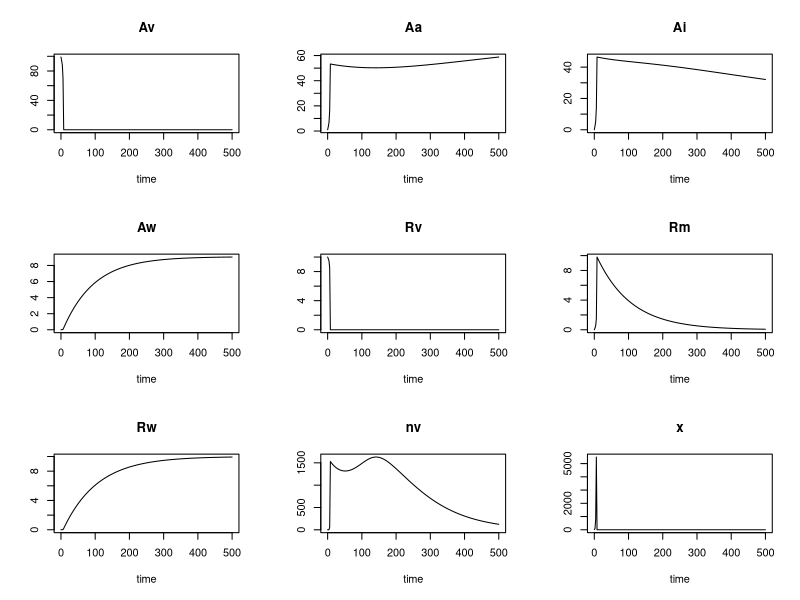
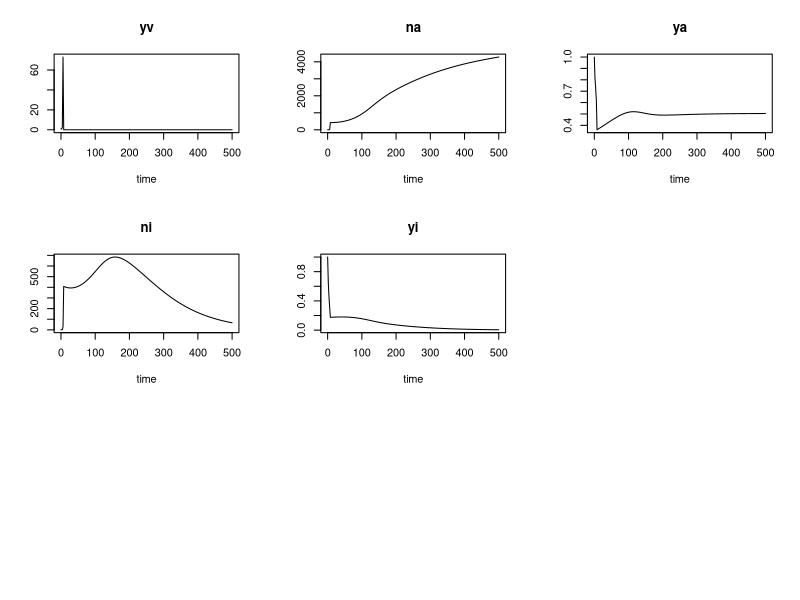

Write the R code that produced these figures, in order.
#!/usr/bin/Rscript

library(deSolve)

## ==============================================================================
## Numerical solution of a far too complex model, a
## system of ordinary differential equations
## ==============================================================================
Rtotal <- 10
Atotal <- 100
parameters <- c(AT = Atotal,
                RT = Rtotal,
                am = 0.01,
                aa = 0.011,
                awv = 0.01,
                aw = 0.001,
                ai = 0.001,
                
                krm = 0.01,
                krw = 0.01,
                kxn = 0.01,
                kwm = 0,05,
                
                betavv = 0.1,
                betaav = 0.08,
                betaiv = 0.08,

                betava = 0.08,
                betaaa = 0.1,
                betaia = 0.08,

                betavi = 0.08,
                betaai = 0.08,
                betaii = 0.1,
                
                mad = 0.05,
                ra  = 0.2,
                rv = 0.3,
                rx  = 1.1,
                KP = 1000,
                kxn  = 0.01,
                mjuv = 0.06,
                ra  = 0.01,
                Kc =100,
                ri = 0.1)

state <- c(Av = Atotal - 1,
           Aa = 1,
           Ai = 0,
           Aw = 0,
           Rv = Rtotal,
           Rm = 0,
           Rw = 0,
           nv = 1,
           x  = 10,
           yv = 1,
           na = 1,
           ya = 1,
           ni = 1,
           yi = 1)

## the ODE system

worldmodel <- function(t, state, parameters) {
    with(as.list(c(state, parameters)),{

# rate of change

        dAv <- - ( am * ni + aa * na ) * (AT - Aa - Ai - Aw) + awv * Aw
        dAa <- aa * na * (AT - Aa - Ai - Aw) - aw * Aa
        dAi <- am * ni * (AT - Aa - Ai - Aw) - ai * Ai
        dAw <- aw * Aa + ai * Ai - awv * Aw
        
        dRv <- -krm * Rv * ni       
        dRm <- krm * Rv * ni - krw * Rm  + kwm * Rw
        dRw <- krw * Rm - kwm * Rw

#        dCf <- 1
        dnv <- (betavv*yv + betaav*ya + betaiv*yi - mad)*nv
        dx  <- rx*x*(1-x/((Av)*KP)) - kxn*x*nv
        dyv <- rv*kxn*x*nv               - (betavv*nv + betava*na + betavi*ni + mjuv)*yv
        
        dna <- (betava*yv + betaaa*ya + betaia*yi  - mad)*na
        dya <- ra*na*(1-(na+ni)/(Aa*Kc)) - (betaav*nv + betaaa*na + betaai*ni + mjuv)*ya
        
        dni <- (betavi*yv + betaai*ya + betaii*yi - mad)*ni                
        dyi <- ri*ni*(1-(na+ni)/(Aa*Kc)) - (betaiv*nv + betaia*na + betaii*ni + mjuv)*yi




# return the rate of change

        list(c(dAv, dAa, dAi, dAw, dRv, dRm, dRw, dnv, dx, dyv, dna, dya, dni, dyi))

    })

}

time <- seq(0, 500, by = 2.0)

out <- ode(y = state, times = time, func = worldmodel, parms = parameters)

head(out)

plot(out)


# matplot(out[,"time"],out, xlab = "Time ", type="l", ylab = "Numbers",col="black")

# legend("topright", inset=0, legend=c("X (susceptible)", "Y (infected)", "Z (immune)"),  lty=1:3,  col="black",  bty = "n", horiz=FALSE)
# mtext(outer = TRUE, side = 3, "SIR Model", cex = 1.5)
